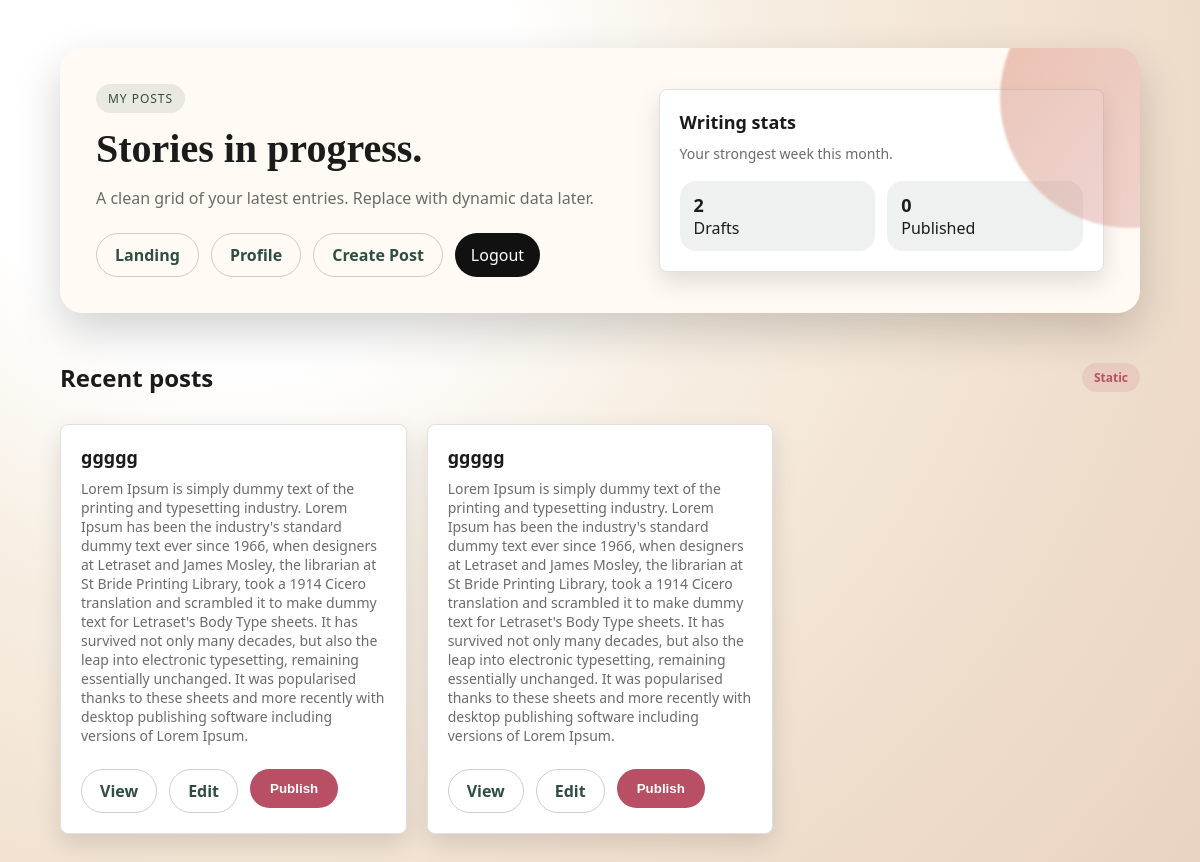
/api/posts/my-posts (signed in), run on an earlier commit of the app's database.
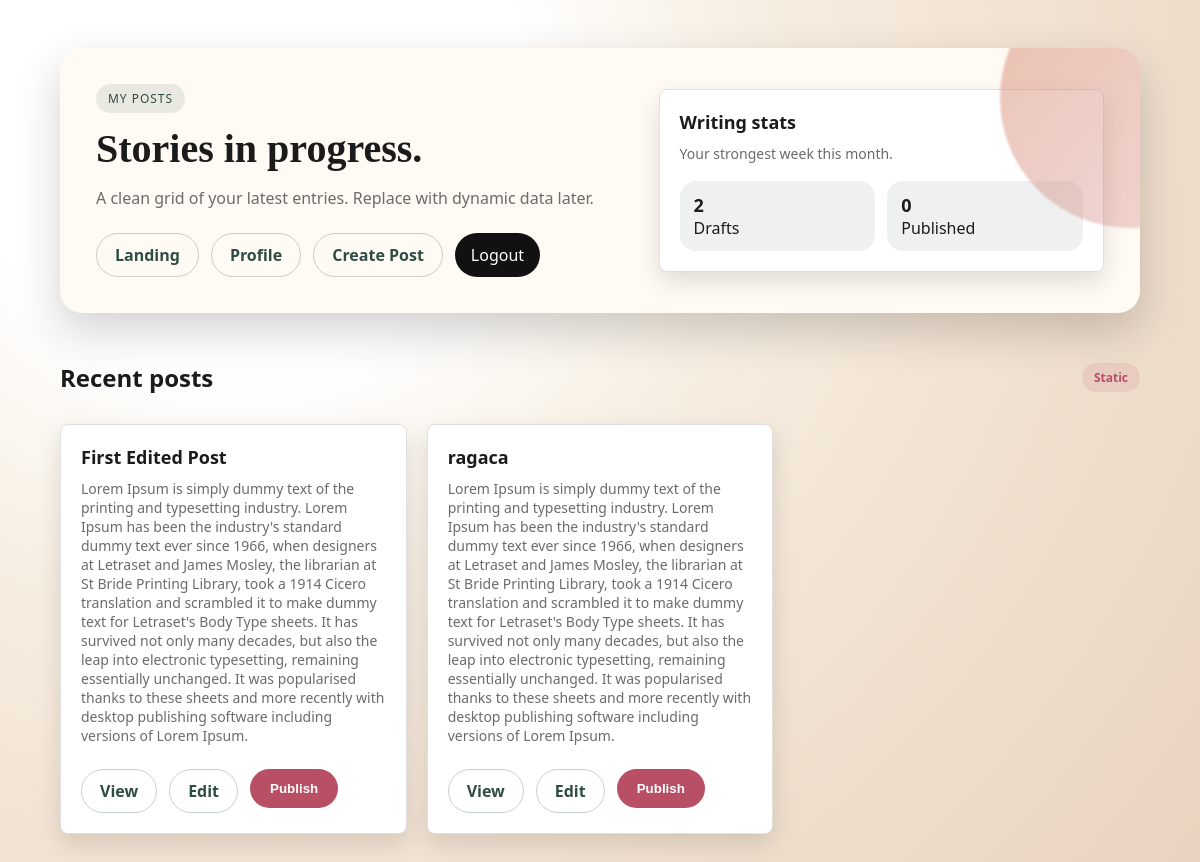
And on a later commit of the database.
### main/models/post.py (models this page shows, shortened)
class Posts(db.Model):
    id: Mapped[int] = mapped_column(primary_key=True)
    title: Mapped[str] = mapped_column(String(500))
    description: Mapped[str | None]
    user_id: Mapped[int] = mapped_column(
        ForeignKey("user.id", ondelete="CASCADE")
    )
    status: Mapped[str] = mapped_column(String(10), default="draft",
                                        server_default="draft")
    views_count: Mapped[int] = mapped_column(default=0, server_default='0')
    category: Mapped[str | None]
    published_at: Mapped[datetime | None]
    created_at: Mapped[datetime] = mapped_column(
        DateTime(timezone=True),
        server_default=func.now()
    )
    updated_at: Mapped[datetime] = mapped_column(
        DateTime(timezone=True),
        onupdate=func.now(),
        server_default=func.now()
    )
    user: Mapped["User"] = relationship(back_populates="posts")

### main/routes/posts/template_views.py (the view)
@posts_bp.route("/my-posts")
@login_required
def my_posts():
    user_id = session["user_id"]
    counts_data = db.session.execute(
        db.select(Posts.status, func.count(Posts.id))
        .where(Posts.user_id == user_id)
        .group_by(Posts.status)
    ).all()
    counts_data = {status: count for status, count in counts_data}
    print(counts_data)
    posts_list = db.session.scalars(
        db.select(Posts)
        .where(Posts.user_id == user_id)
    ).all()
    return render_template("/user/my_posts.html", my_posts=posts_list, status_counts=counts_data)

### templates/user/my_posts.html (shortened to what this page needs)
<!DOCTYPE html>
<html lang="en">
<head>
    <link rel="stylesheet" href="/static/style.css">
</head>
<body>
<main class="page">
    <div class="shell">
        <section class="hero">
            <div>
                <span class="pill">My posts</span>
                <h1>Stories in progress.</h1>
                <p>A clean grid of your latest entries. Replace with dynamic data later.</p>
                <div class="nav">
                    <a href="/">Landing</a>
                    <a href="/profile">Profile</a>
                    <a href="{{ url_for('posts.create_template_post') }}">Create Post</a>
                    <form action="{{ url_for('users.logout') }}" method="post" class="logout-form">
                        <button type="submit">Logout</button>
                    </form>
                </div>
            </div>
            <div class="card">
                <h3>Writing stats</h3>
                <p>Your strongest week this month.</p>
                <div class="stats">
                    <div class="stat">
                        <span>{{ status_counts.get("draft") }}</span>
                        Drafts
                    </div>
                    <div class="stat">
                        <span>{{ status_counts.get("published") or 0 }}</span>
                        Published
                    </div>
                </div>
            </div>
        </section>
        <div class="section-title">
            <h2>Recent posts</h2>
            <span class="tag">Static</span>
        </div>
        <section class="card-grid">
            {% for post in my_posts %}
            <article class="card">
                <h3>{{ post.title }}</h3>
                <p> {{ post.description }} </p>
                <div class="nav">
                    <a href="{{ url_for('posts.post_detail_page', post_id=post.id) }}">View</a>
                    <a href="{{ url_for('posts.update', post_id=post.id) }}">Edit</a>
                    {% if post.status == "draft" %}
                    <form action="{{ url_for('posts.status_update', post_id=post.id) }}" method="post">
                        <button class="button" type="submit">Publish</button>
                    </form>
                    {% else %}
                    <form action="{{ url_for('posts.status_update', post_id=post.id) }}" method="post">
                        <button class="button secondary" type="submit">Mark as Draft</button>
                        <input type="hidden" name="status" value="draft">
                    </form>
                    {% endif %}
                </div>
            </article>
            {% endfor %}
        </section>
    </div>
</main>
</body>
</html>

What changed in the data, as far as the page shows it:
changed Posts: title "ggggg" → "First Edited Post"
changed Posts: title "ggggg" → "ragaca"
